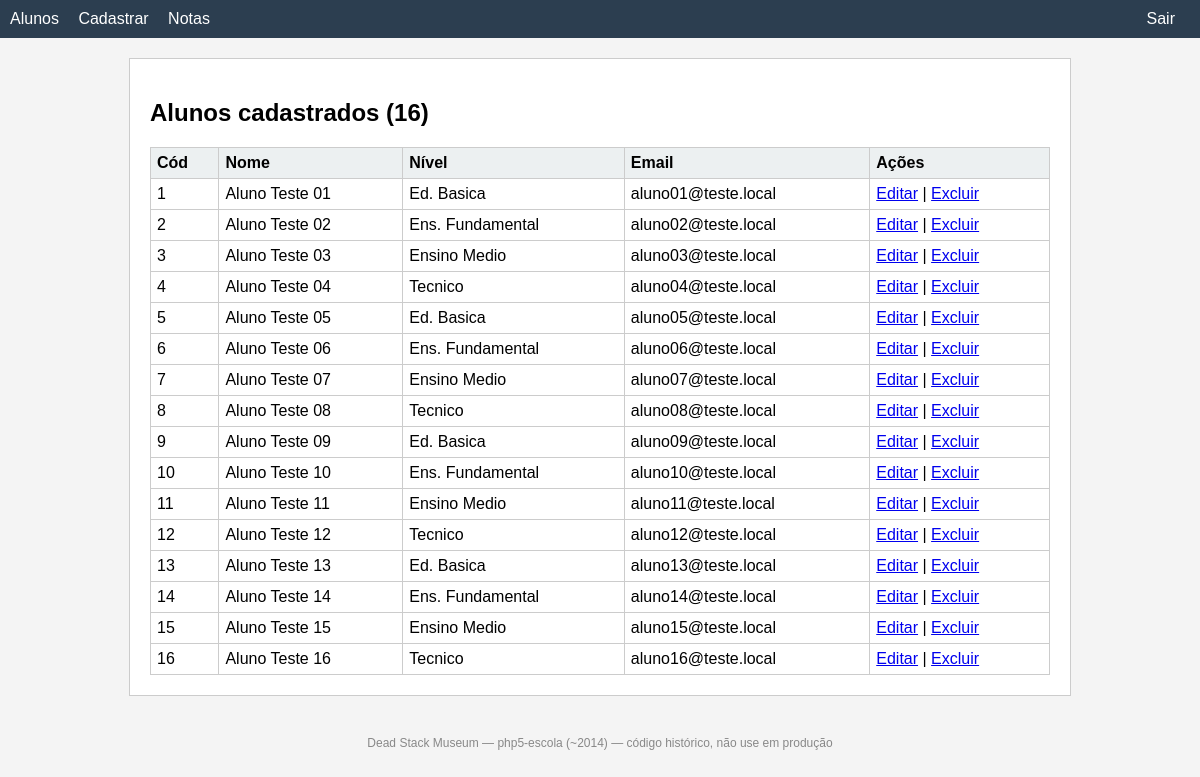
Page /listar.php (signed in) on the committed database.
### tables this page shows
CREATE TABLE alunos (
  id    INT AUTO_INCREMENT PRIMARY KEY,
  nome  VARCHAR(100) NOT NULL,
  nivel TINYINT NOT NULL,
  email VARCHAR(120) DEFAULT NULL,
  foto  VARCHAR(255) DEFAULT NULL
);

### listar.php (the view, shortened to what this page needs)
<?php
include "conexao.php";
include "includes/header.php";
$sql = "SELECT id, nome, nivel, email FROM alunos ORDER BY nome";
$res = mysqli_query($conexao, $sql) or die("falha ao selecionar alunos!");
$niveis = [1=>"Ed. Basica",2=>"Ens. Fundamental",3=>"Ensino Medio",4=>"Tecnico"];
?>
<div class="caixa">
<h2>Alunos cadastrados (<?= mysqli_num_rows($res) ?>)</h2>
<table>
<tr><th>Cód</th><th>Nome</th><th>Nível</th><th>Email</th><th>Ações</th></tr>
<?php while ($l = mysqli_fetch_row($res)): ?>
<tr>
  <td><?= $l[0] ?></td>
  <td><?= htmlspecialchars($l[1]) ?></td>
  <td><?= $niveis[$l[2]] ?? '?' ?></td>
  <td><?= htmlspecialchars($l[3] ?? '') ?></td>
  <td>
    <a href="editar.php?cod=<?= $l[0] ?>">Editar</a> |
    <a href="excluir.php?cod=<?= $l[0] ?>" onclick="return confirm('Excluir?')">Excluir</a>
  </td>
</tr>
<?php endwhile; ?>
</table>
</div>
<?php include "includes/footer.php"; mysqli_close($conexao); ?>

### includes/header.php (shortened to what this page needs)
<!DOCTYPE html>
<html><head><meta charset="utf-8">
</head><body>
<div class="menu">
  <a href="listar.php">Alunos</a>
  <a href="cadastrar.php">Cadastrar</a>
  <a href="notas.php">Notas</a>
  <a href="logout.php" style="float:right">Sair</a>
</div>

### includes/footer.php
<div style="text-align:center;padding:20px;color:#888;font-size:12px">
  Dead Stack Museum — php5-escola (~2014) — código histórico, não use em produção
</div>
</body></html>

### includes/header.php (style rules this page uses)
body { font-family:Arial,sans-serif;background:#f4f4f4;margin:0 }
.menu { background:#2c3e50;color:#fff;padding:10px }
.menu a { color:#fff;margin-right:15px;text-decoration:none }
.caixa { background:#fff;margin:20px auto;padding:20px;max-width:900px;border:1px solid #ccc }
table { border-collapse:collapse;width:100% }
th,td { border:1px solid #ccc;padding:6px;text-align:left }
th { background:#ecf0f1 }

### rows in the picture
alunos: id "1", nome "Aluno Teste 01", nivel "Ed. Basica", email "aluno01@teste.local"
alunos: id "2", nome "Aluno Teste 02", nivel "Ens. Fundamental", email "aluno02@teste.local"
alunos: id "3", nome "Aluno Teste 03", nivel "Ensino Medio", email "aluno03@teste.local"
alunos: id "4", nome "Aluno Teste 04", nivel "Tecnico", email "aluno04@teste.local"
alunos: id "5", nome "Aluno Teste 05", nivel "Ed. Basica", email "aluno05@teste.local"
alunos: id "6", nome "Aluno Teste 06", nivel "Ens. Fundamental", email "aluno06@teste.local"
alunos: id "7", nome "Aluno Teste 07", nivel "Ensino Medio", email "aluno07@teste.local"
alunos: id "8", nome "Aluno Teste 08", nivel "Tecnico", email "aluno08@teste.local"
alunos: id "9", nome "Aluno Teste 09", nivel "Ed. Basica", email "aluno09@teste.local"
alunos: id "10", nome "Aluno Teste 10", nivel "Ens. Fundamental", email "aluno10@teste.local"
alunos: id "11", nome "Aluno Teste 11", nivel "Ensino Medio", email "aluno11@teste.local"
alunos: id "12", nome "Aluno Teste 12", nivel "Tecnico", email "aluno12@teste.local"
alunos: id "13", nome "Aluno Teste 13", nivel "Ed. Basica", email "aluno13@teste.local"
alunos: id "14", nome "Aluno Teste 14", nivel "Ens. Fundamental", email "aluno14@teste.local"
alunos: id "15", nome "Aluno Teste 15", nivel "Ensino Medio", email "aluno15@teste.local"
alunos: id "16", nome "Aluno Teste 16", nivel "Tecnico", email "aluno16@teste.local"

### other values in the picture
mysqli_num_rows($res) "16"
